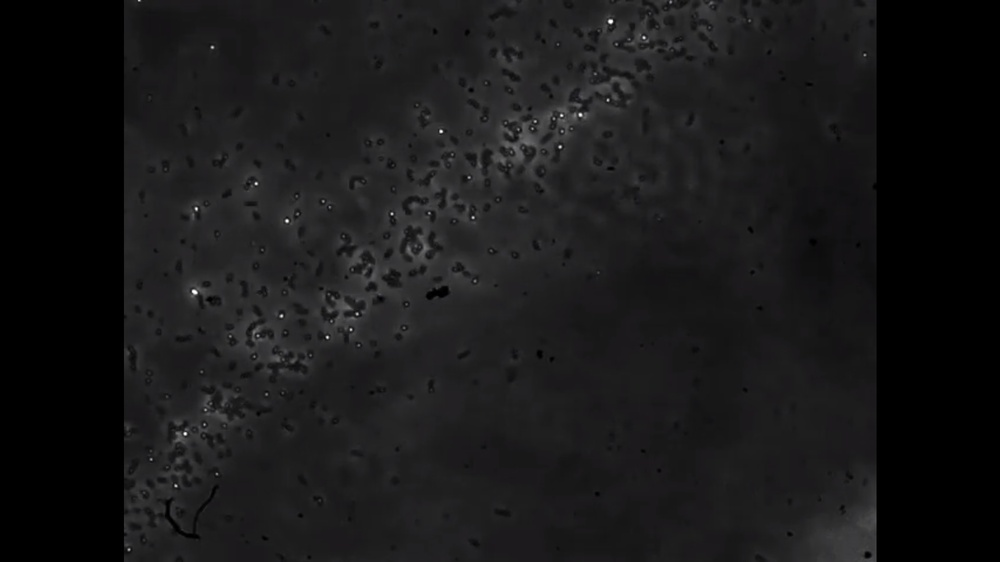
#> input picture Image Processing/Before/Untitled.jpg, 1000 x 562 px, shrunk from 1920 x 1080 before the run; its folder holds only this picture in this run
$ jupyter execute --allow-errors 'Case Image Bakteri.ipynb'   (shell and % lines are left out)
#> lines starting #> are read from the running program, lines starting #| are printed output that depends on the picture; after the words box and inside, x2 and y2 are one past the last pixel; in counts of white or black regions, pixels touching at a corner belong together
# IMAGE PROCESSING

## Library yang diperlukan

[cell 1]
import cv2
import glob
import numpy as np
import matplotlib.pyplot as plt
import os
import bm3d
from skimage import io, img_as_float
from skimage.metrics import peak_signal_noise_ratio
from layeris.layer_image import LayerImage

### Load Data

[cell 2]
root_path_testing = 'Before/*.jpg' # merupakan tempat gambar yang akan di blend
root_path_saving = 'After/' # merupakan tempat gambar yang akan di save
file_path = glob.glob(root_path_testing)

# Contoh Kasus
## Proses Penghilangan Noise Dari Citra Bakteri Yang Dilihat Dengan Menggunakan Mikroskop

Sebelum Denoising


#### Fixed Thresholding

[cell 3]
for path in file_path:
    img=cv2.imread(path)
#> img is the input picture: shape (562, 1000, 3); mean B, G, R 24.8, 24.3, 24.5
    th,img_th1 = cv2.threshold(img, 127, 255, cv2.THRESH_BINARY)
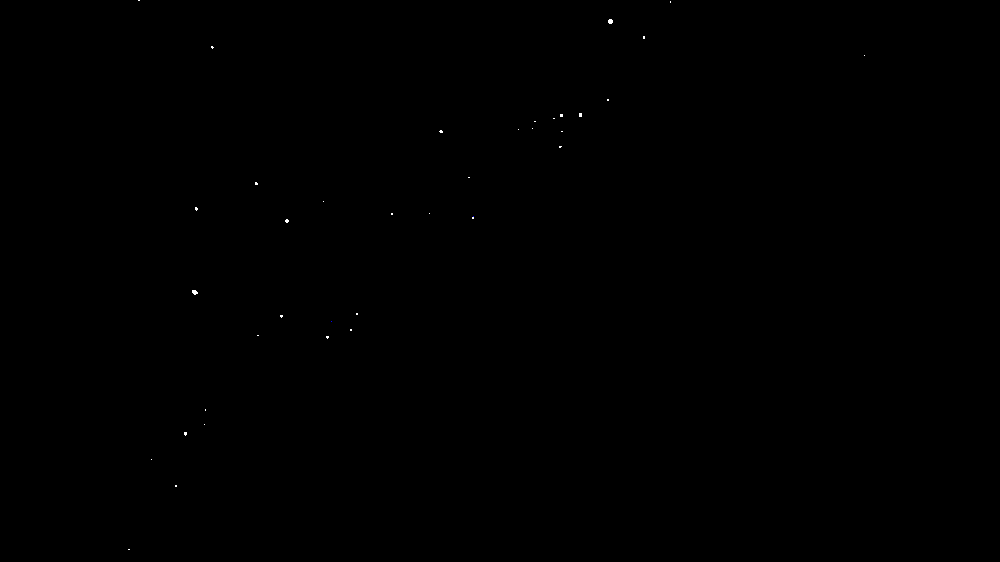
#> img_th1: shape (562, 1000, 3); mean B, G, R 0.1, 0.1, 0.1

    filename = path.split('\\')[-1]
    cv2.imwrite(root_path_saving + filename,img_th1)

Hasil Fixed Thresholding

#### Denoising filter 2D

[cell 4]
for path in file_path:
    img = cv2.imread(path)
    kernel = np.ones((3,3), np.float32)/9
    filt_2D = cv2.filter2D(img, -1, kernel)

    filename = path.split('\\')[-1]
    cv2.imwrite(root_path_saving + filename,filt_2D)

Hasil Denoising FIlter 2D

#### Denoising Blur

[cell 5]
for path in file_path:
    img = cv2.imread(path)
    kernel = np.ones((3,3), np.float32)/9
    blur = cv2.blur(img, (3,3))

    # split filename
    filename = path.split('\\')[-1]
    cv2.imwrite(root_path_saving + filename, blur)

Hasil Denoising Blur

#### CLAHE

[cell 6]
clahe = cv2.createCLAHE(clipLimit=2, tileGridSize=(8,8))
for path in file_path:
    image = cv2.imread(path, 0)
#> image: shape (562, 1000); min 0, max 255, mean 24.4
    image_equ = clahe.apply(image)
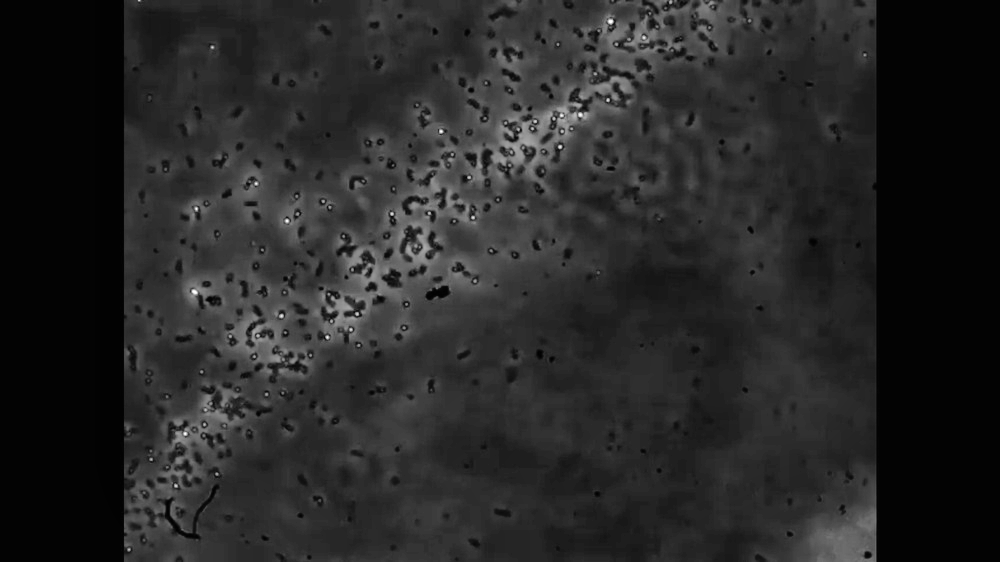
#> image_equ: shape (562, 1000); min 1, max 255, mean 39

    # Split filename
    filename = path.split('\\')[-1]
    cv2.imwrite(root_path_saving + filename, image_equ)

Hasil Clahe

#### Histogram Equalization

[cell 7]
for path in file_path:
    img = cv2.imread(path,0) # grayscale
    equ = cv2.equalizeHist(img)
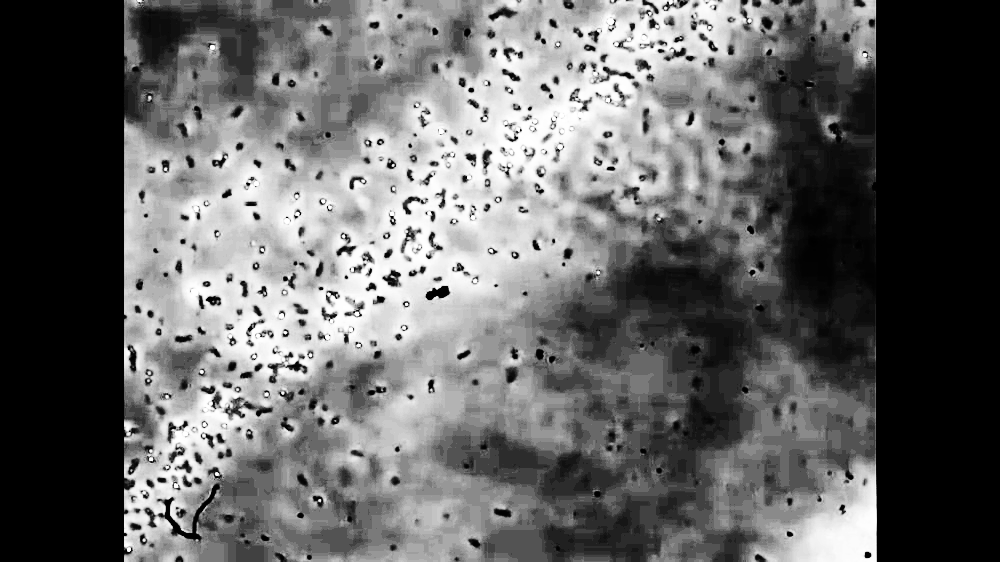
#> equ: shape (562, 1000); min 0, max 255, mean 100.2

    # save
    filename = path.split('\\')[-1]
    cv2.imwrite(root_path_saving + filename, equ)

Hasil Histogram Equalization

#### Block & Matching 3D

#> (a cell that did not finish here is left out)

Hasil BM3D

#### Segmentasi

[cell 9]
#segmentation (Mengambil yang mana foreground yang mana background)
for path in file_path:
    gambar = cv2.imread(path)
gambar_gray = cv2.cvtColor(gambar, cv2.COLOR_BGR2GRAY)
th, img_th2 = cv2.threshold(gambar_gray, 0, 255, cv2.THRESH_OTSU)
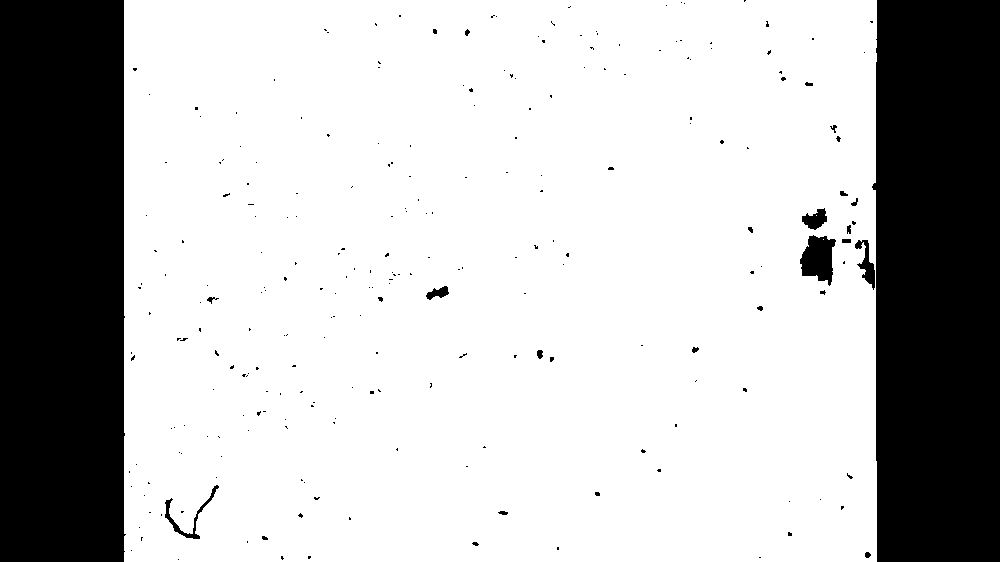
#> img_th2: shape (562, 1000); 74.5% white; 246 black regions (225 under 20 px), largest, box (x1, y1, x2, y2) and area: (0, 0, 126, 562) 69697, (872, 0, 1000, 562) 69553, (800, 235, 836, 286) 1209
#> th = 16
ret, result = cv2.connectedComponents(img_th2)
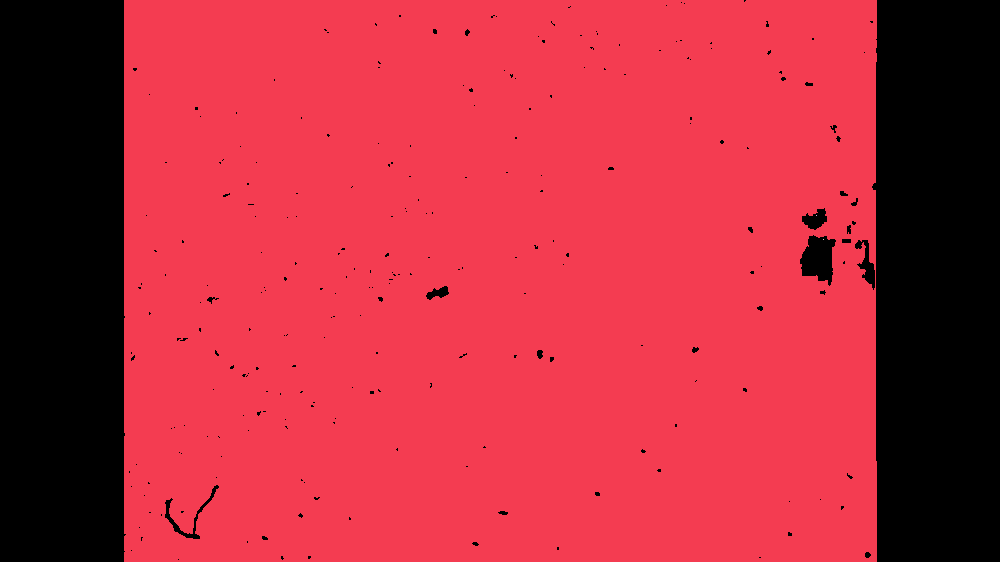
#> result: shape (562, 1000) int32; 4 distinct labels, from 0 to 3; one colour per label, 0 black
#> ret = 4
idx = 0
background = np.zeros(img_th2.shape, np.uint8)
for res in np.unique(result):
    if res == 0:
        continue
    temp_obj = np.zeros(img_th2.shape, np.uint8)
    temp_obj[result ==res] = 255

    background = cv2.add(background, temp_obj)
#> this loop made 4 passes
#> temp_obj: shape (562, 1000); 0% white in thin lines or dots, all inside (x1, y1, x2, y2) = (823, 239, 824, 240)

conturs, hierarchy = cv2.findContours(background, cv2.RETR_EXTERNAL, cv2.CHAIN_APPROX_SIMPLE)
#> conturs = 1 contour; box (x1, y1, x2, y2) and area: (124, 0, 877, 562) 421430

for idx_contur in conturs:
    x, y, w, h, = cv2.boundingRect(idx_contur)
    start = (x, y)
    end = (x + w, y + h)
    imgg = cv2.rectangle(img_th2, start, end, (255,0,0), 2)

    filename = path.split("\\")[-1]
    cv2.imwrite(root_path_saving + filename, imgg)
#> this loop made 1 pass
#> (x, y, w, h, end, filename) on pass 1: (124, 0, 753, 562, (877, 562), 'Before/Untitled.jpg')
#> pass 1, `imgg = cv2.rectangle(img_th2, start, end, (255,0,0), 2)`:
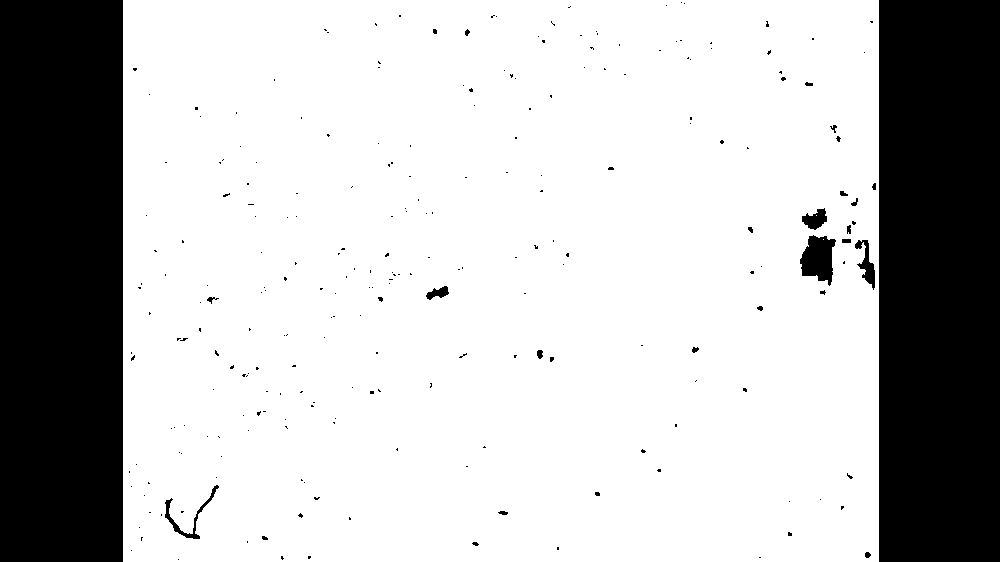
#> imgg: shape (562, 1000); 74.9% white; 246 black regions (224 under 20 px), largest, box (x1, y1, x2, y2) and area: (0, 0, 123, 562) 69126, (879, 0, 1000, 562) 68002, (800, 235, 836, 286) 1209
